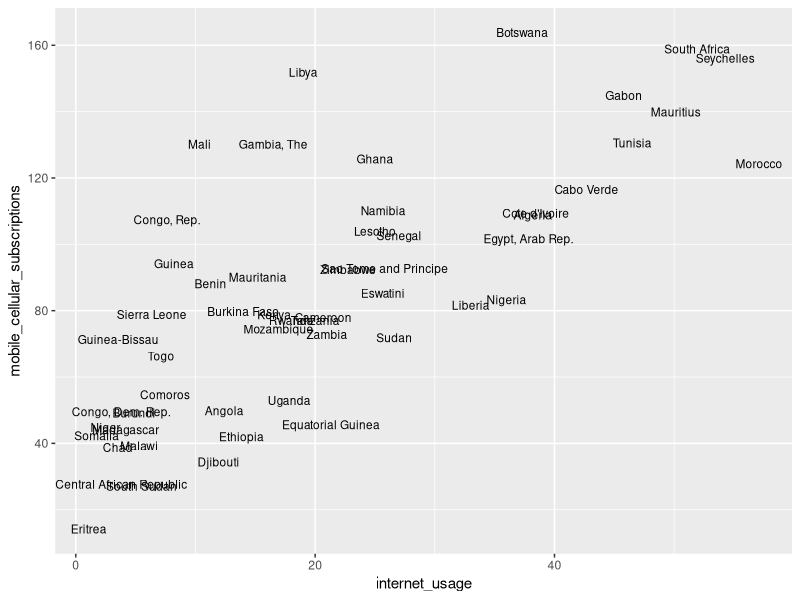

Reproduce this figure in R.
library(tidyverse)

world_bank_countries <- read_csv("data/world_bank_countries.csv")

world_bank_countries %>% 
  filter(continent == "Africa", year == 2015) %>% 
  ggplot(aes(x = internet_usage,
             y = mobile_cellular_subscriptions,
             label = country)) +
  geom_text(size = 3)
